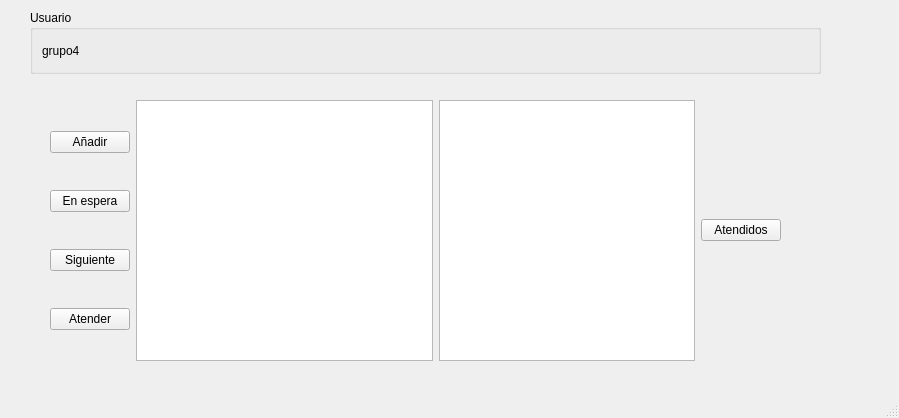
<?xml version="1.0" encoding="UTF-8"?>
<ui version="4.0">
 <class>MainWindow</class>
 <widget class="QMainWindow" name="Mainwindow">
  <property name="enabled">
   <bool>true</bool>
  </property>
  <property name="geometry">
   <rect>
    <x>0</x>
    <y>0</y>
    <width>899</width>
    <height>418</height>
   </rect>
  </property>
  <property name="mouseTracking">
   <bool>false</bool>
  </property>
  <property name="tabletTracking">
   <bool>false</bool>
  </property>
  <property name="acceptDrops">
   <bool>true</bool>
  </property>
  <property name="windowTitle">
   <string>Gestión de guardia</string>
  </property>
  <widget class="QWidget" name="centralwidget">
   <widget class="QGroupBox" name="groupBox">
    <property name="geometry">
     <rect>
      <x>30</x>
      <y>10</y>
      <width>791</width>
      <height>64</height>
     </rect>
    </property>
    <property name="title">
     <string>Usuario</string>
    </property>
    <layout class="QGridLayout" name="gridLayout">
     <item row="0" column="0">
      <widget class="QLabel" name="label">
       <property name="text">
        <string>grupo4</string>
       </property>
      </widget>
     </item>
    </layout>
   </widget>
   <widget class="QWidget" name="horizontalLayoutWidget_3">
    <property name="geometry">
     <rect>
      <x>50</x>
      <y>100</y>
      <width>731</width>
      <height>261</height>
     </rect>
    </property>
    <layout class="QHBoxLayout" name="horizontalLayout_3">
     <item>
      <layout class="QHBoxLayout" name="horizontalLayout">
       <item>
        <layout class="QVBoxLayout" name="verticalLayout">
         <item>
          <widget class="QPushButton" name="btnAnadir">
           <property name="text">
            <string>Añadir</string>
           </property>
          </widget>
         </item>
         <item>
          <widget class="QPushButton" name="btnEspera">
           <property name="text">
            <string>En espera</string>
           </property>
          </widget>
         </item>
         <item>
          <widget class="QPushButton" name="btnSiguiente">
           <property name="text">
            <string>Siguiente</string>
           </property>
          </widget>
         </item>
         <item>
          <widget class="QPushButton" name="btnAtender">
           <property name="text">
            <string>Atender</string>
           </property>
          </widget>
         </item>
        </layout>
       </item>
       <item>
        <widget class="QListWidget" name="listMovimientos_1"/>
       </item>
       <item>
        <layout class="QHBoxLayout" name="horizontalLayout_2">
         <item>
          <widget class="QListWidget" name="listWidget_2"/>
         </item>
         <item>
          <widget class="QPushButton" name="btnAtendidos">
           <property name="text">
            <string>Atendidos</string>
           </property>
          </widget>
         </item>
        </layout>
       </item>
      </layout>
     </item>
    </layout>
   </widget>
  </widget>
  <widget class="QStatusBar" name="statusbar"/>
 </widget>
 <resources/>
 <connections/>
</ui>
